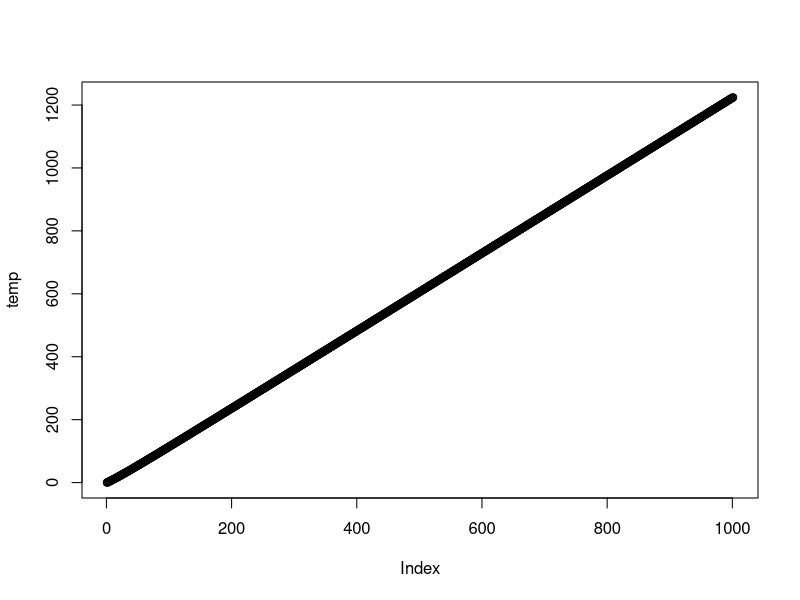

Here is the R script that generated this plot:
# examing the FP & SAV growth functions 

# define the parameters here 
maxrgr <- 0.5 
halfsatP <- 0.2
halfsatN <- 0.5 
halfsatB <- 42 
N <- 2 
P <- 0.5 
loss <- 0.05

FP_GROW <- function(x,y) {
  y <- x + (maxrgr*x)*(N/(N+halfsatN))*(P/(P+halfsatP))*(x/(x+halfsatB))-(loss*x)
  return(y)
}

# This is linear 
# There is no nutrient uptake
temp<-0
for (i in 1:1000) {
  y <- FP_GROW(i)
  temp <- c(temp, y)
}
plot(temp)

